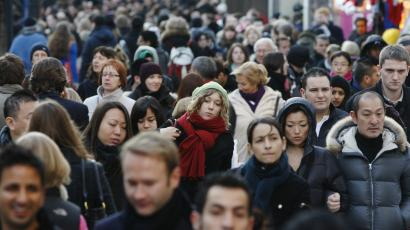
#> input picture 1.jpg, 410 x 230 px
$ python -i skin_segmentation.py   (imports and definitions only)
#> lines starting #> are read from the running program, lines starting #| are printed output that depends on the picture; after the words box and inside, x2 and y2 are one past the last pixel; in counts of white or black regions, pixels touching at a corner belong together
import matplotlib.pyplot as mp_plt
import numpy as np
import cv2
from matplotlib.colors import hsv_to_rgb


# [82 lines left out: functions bgr_to_hsv, hsv_to_bgr, display_color, h_grid_search, s_grid_search, sv_grid_search and 1 more, not called in this run]


def segmentation(img_name):
#> called with img_name = '1.jpg'
    img = cv2.imread(img_name)
#> img is the input picture: shape (230, 410, 3); mean B, G, R 78, 78.1, 83.5
    # convert to HSV space
    hsv_img = cv2.cvtColor(img, cv2.COLOR_BGR2HSV)
#> hsv_img: shape (230, 410, 3); mean H, S, V 68.7, 64.5, 90.8

    # set lower and upper (H, S, V) boundaries to filter the pixels
    range_boundaries = [(0, 25, 80), (20, 175, 255)]
    # lower range for weaker colors
    range_boundaries1 = [(0, 5, 175), (15, 40, 255)]
    # display_color(range_boundaries)
    # display_color(range_boundaries1)

    # create masks from ranges
    mask = cv2.inRange(hsv_img, range_boundaries[0], range_boundaries[1])
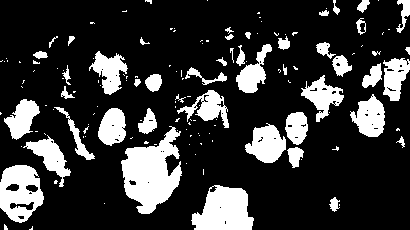
#> mask: shape (230, 410); 20.9% white; 145 white regions (98 under 20 px), largest, box (x1, y1, x2, y2) and area: (121, 126, 182, 214) 3077, (191, 185, 254, 230) 2030, (0, 165, 44, 223) 1699
    mask1 = cv2.inRange(hsv_img, range_boundaries1[0], range_boundaries1[1])
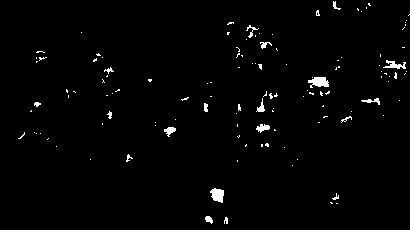
#> mask1: shape (230, 410); 1.5% white; 123 white regions (104 under 20 px), largest, box (x1, y1, x2, y2) and area: (308, 77, 329, 88) 159, (210, 188, 224, 203) 147, (383, 60, 406, 69) 102
    final_mask = mask + mask1

    # apply mask on image
    segmented = cv2.bitwise_and(img, img, mask=final_mask)
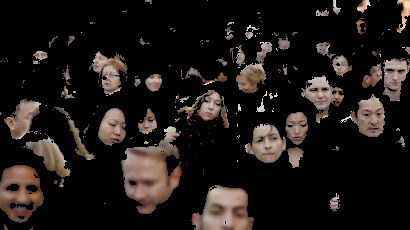
#> segmented: shape (230, 410, 3); mean B, G, R 22.1, 25, 30

    # remove noise
    segmented = cv2.GaussianBlur(segmented, (11, 11), 0)
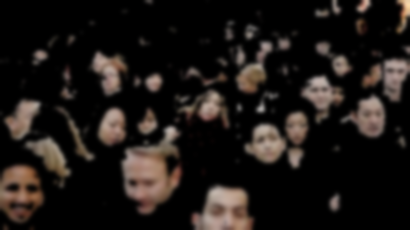
#> segmented: shape (230, 410, 3); mean B, G, R 22.1, 25, 30

    # dilate and erode
    kernel = np.ones((9, 9), np.uint8)
    segmented = cv2.dilate(segmented, kernel, iterations=3)
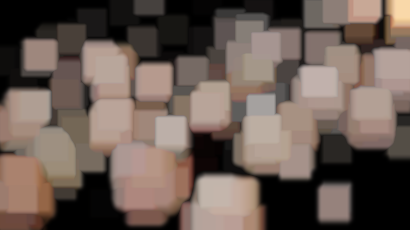
#> segmented: shape (230, 410, 3); mean B, G, R 83.9, 91.7, 106.5
    segmented = cv2.erode(segmented, kernel, iterations=3)
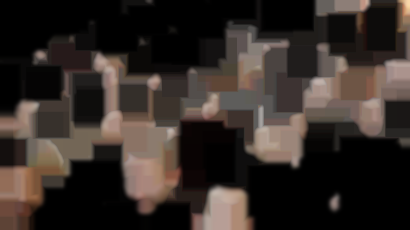
#> segmented: shape (230, 410, 3); mean B, G, R 39.5, 44.1, 52.4

    cv2.imshow(img_name, img)
    cv2.imshow(img_name + ' -> [segmented]', segmented)


# [9 lines left out: function main, not called in this run]

    # [11 lines of commented-out code are left out]


# [2 lines not run here, left out]

>>> result = segmentation('1.jpg')

$ run again, on 10.jpg
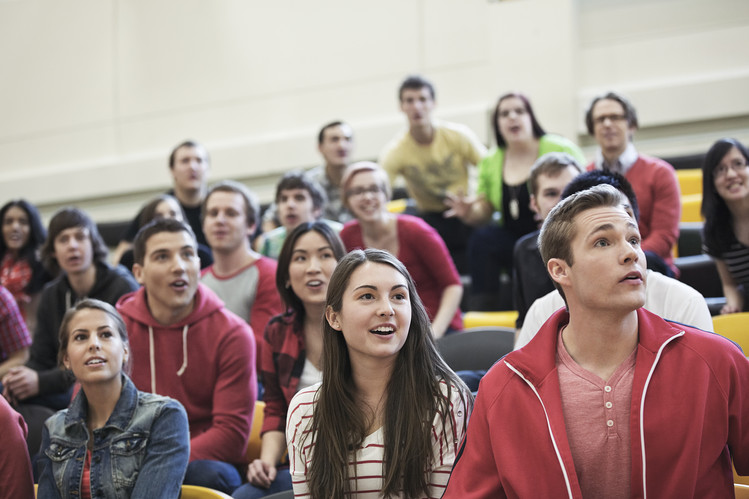
#> input picture 10.jpg, 749 x 499 px
#> in segmentation, img is the input picture: shape (499, 749, 3); mean B, G, R 129.6, 134.6, 153.6
#> hsv_img: shape (499, 749, 3); mean H, S, V 66.2, 56.6, 155.8
#> in segmentation, `mask = cv2.inRange(hsv_img, range_boundaries[0], range_boundaries[1])`:
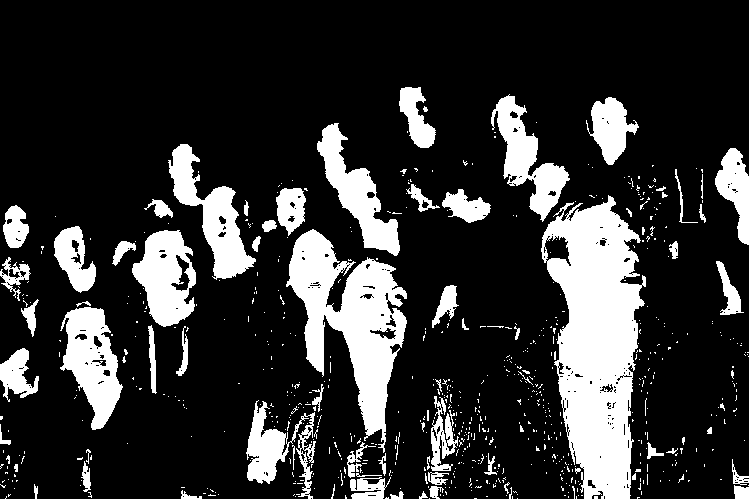
#> mask: shape (499, 749); 19.7% white; 717 white regions (643 under 20 px), largest, box (x1, y1, x2, y2) and area: (541, 195, 646, 499) 19714, (286, 229, 407, 453) 11398, (60, 307, 123, 430) 4229
#> mask1: shape (499, 749); 2% white; 504 white regions (435 under 20 px), largest, box (x1, y1, x2, y2) and area: (430, 286, 461, 337) 489, (358, 261, 399, 287) 484, (500, 98, 531, 140) 443
#> in segmentation, `segmented = cv2.erode(segmented, kernel, iterations=3)`:
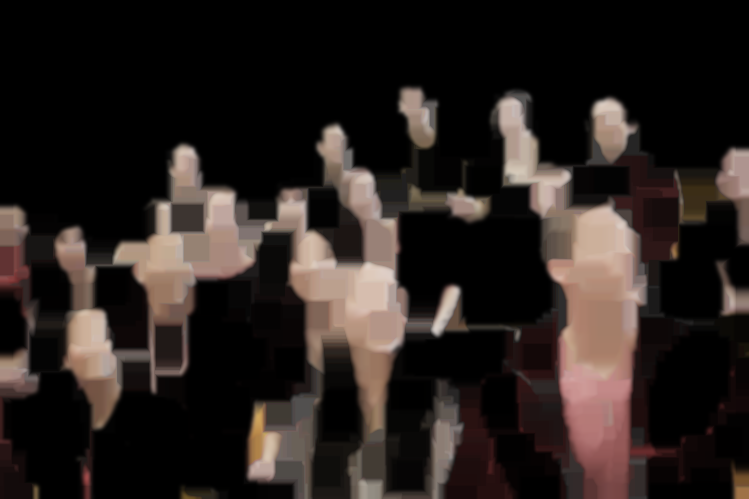
#> segmented: shape (499, 749, 3); mean B, G, R 30.7, 33.9, 41.7

$ run again, on 2.jpg
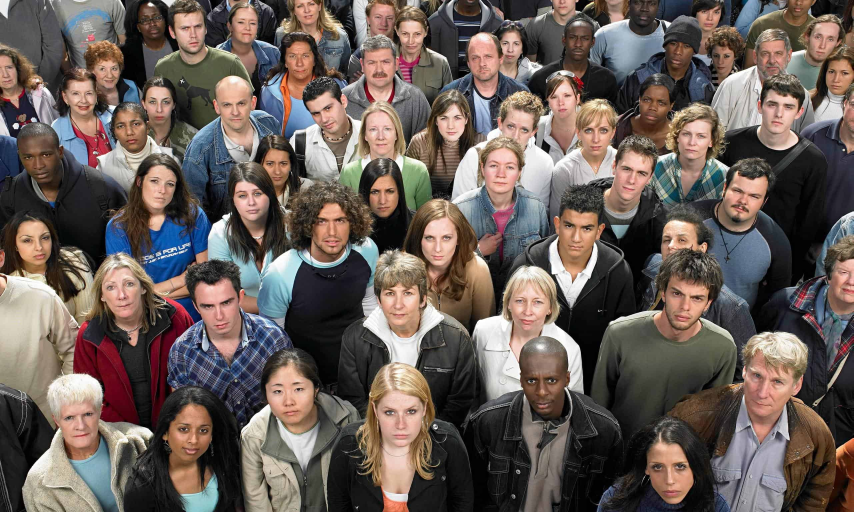
#> input picture 2.jpg, 2560 x 1536 px (shown at 1/3 size)
#> in segmentation, img is the input picture: shape (1536, 2560, 3); mean B, G, R 87.8, 93.4, 105.3
#> hsv_img: shape (1536, 2560, 3); mean H, S, V 37.2, 62.1, 110.9
#> in segmentation, `mask = cv2.inRange(hsv_img, range_boundaries[0], range_boundaries[1])`:
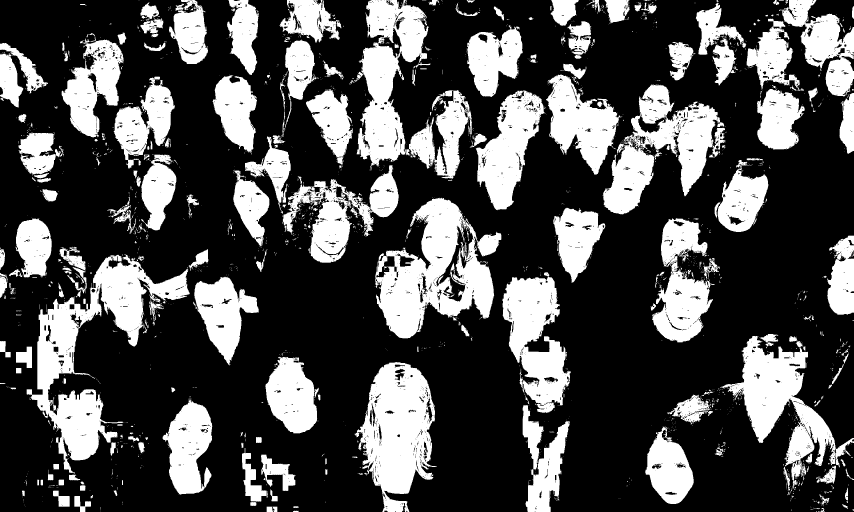
#> mask: shape (1536, 2560) (shown at 1/3 size); 30.5% white; 2505 white regions (2146 under 20 px), largest, box (x1, y1, x2, y2) and area: (80, 763, 569, 1421) 87974, (1126, 593, 1504, 1015) 78021, (1064, 1086, 1311, 1536) 65656
#> mask1: shape (1536, 2560); 0.77% white; 1665 white regions (1368 under 20 px), largest, box (x1, y1, x2, y2) and area: (2197, 208, 2278, 352) 3934, (149, 1144, 197, 1180) 705, (2300, 390, 2392, 449) 678
#> in segmentation, `segmented = cv2.erode(segmented, kernel, iterations=3)`:
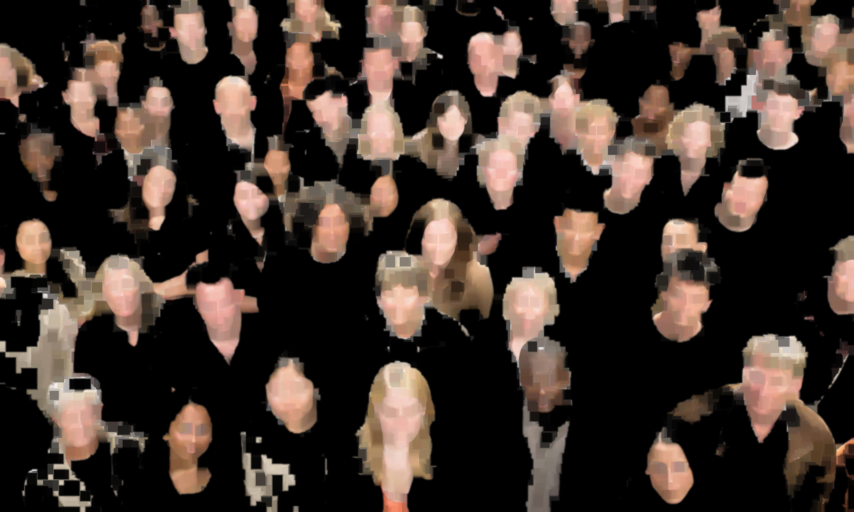
#> segmented: shape (1536, 2560, 3) (shown at 1/3 size); mean B, G, R 43.3, 50.2, 62.7

$ run again, on 3.jpg
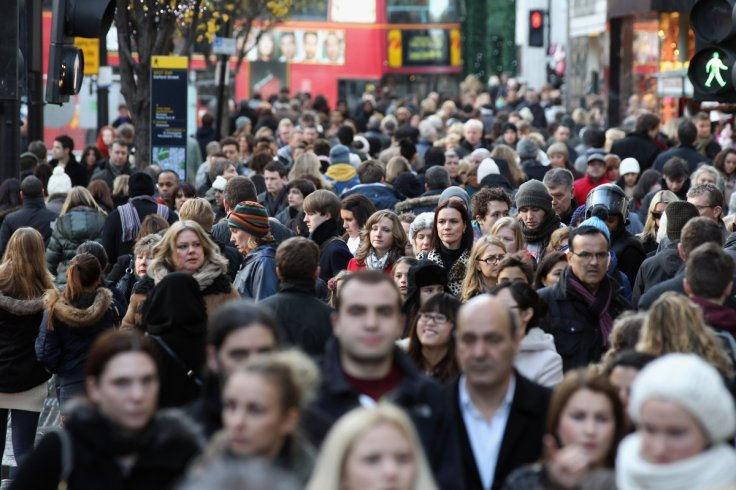
#> input picture 3.jpg, 736 x 490 px
#> in segmentation, img is the input picture: shape (490, 736, 3); mean B, G, R 86.7, 86.1, 92.1
#> hsv_img: shape (490, 736, 3); mean H, S, V 76, 59, 99.4
#> in segmentation, `mask = cv2.inRange(hsv_img, range_boundaries[0], range_boundaries[1])`:
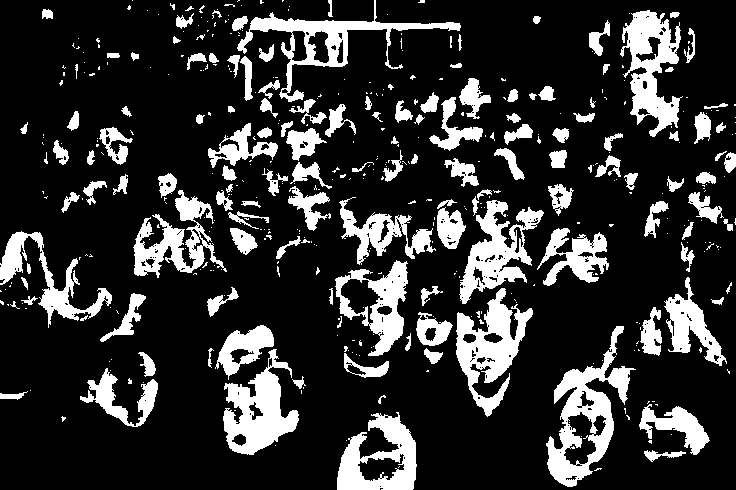
#> mask: shape (490, 736); 19.3% white; 454 white regions (313 under 20 px), largest, box (x1, y1, x2, y2) and area: (546, 326, 636, 487) 4763, (456, 288, 533, 417) 4060, (223, 349, 299, 455) 3910
#> mask1: shape (490, 736); 2.3% white; 415 white regions (330 under 20 px), largest, box (x1, y1, x2, y2) and area: (356, 422, 399, 456) 841, (231, 372, 261, 394) 493, (573, 392, 601, 410) 307
#> in segmentation, `segmented = cv2.erode(segmented, kernel, iterations=3)`:
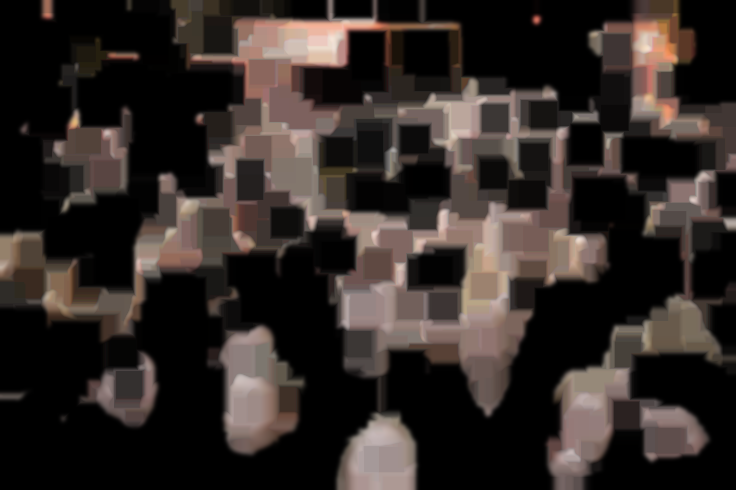
#> segmented: shape (490, 736, 3); mean B, G, R 38.5, 41.8, 49.5
